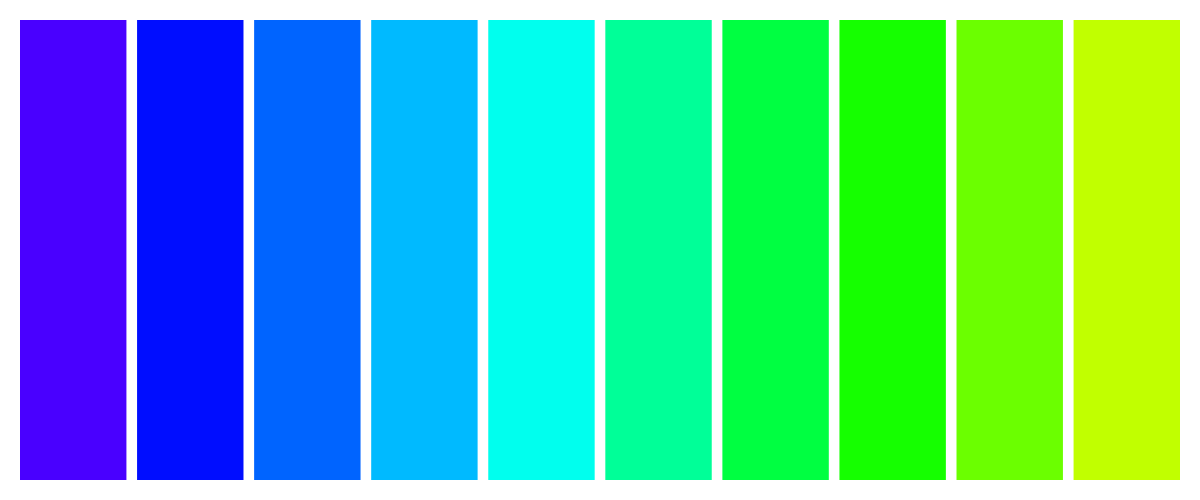
Frame 1 (no input)
Frame 2 (the mouse pressed at the canvas centre, redrawn once): identical to frame 1, image omitted

The p5.js sketch that drew this single still picture (run headless with seeded random() and noise() and a simulated clock; the mouse was pressed at the canvas centre and the sketch redrawn once):

// p5.js sketch
// ── sketch.js
let startHue;
let endHue;
let randomButton;

function setup() {
  createCanvas(windowWidth, windowHeight / 2);
  
  colorMode(HSB, 360, 100, 100);
  
  pickNewColors();

  randomButton = createButton('Randomize Colors');
  randomButton.position(20, height + 20);
  randomButton.mousePressed(handleButtonClick);
}

function draw() {
  background(220); 
  strokeWeight(0);
  rectMode(CORNER); 

  let totalRects = 10;
  let margin = 20;
  let availableWidth = width - (margin * 2);
  let spacingRatio = 0.1; 
  let rectWidth = availableWidth / (totalRects + (totalRects - 1) * spacingRatio);
  
  let rectHeight = height - (margin * 2); 
  let spacing = rectWidth * spacingRatio;
  let startX = margin; 
  let y = margin;

  for (let i = 0; i < totalRects; i++) {
    let x = startX + i * (rectWidth + spacing);

    let currentHue = map(i, 0, totalRects - 1, startHue, endHue);
    
    fill(currentHue, 100, 100);
    rect(x, y, rectWidth, rectHeight);
  }

  noLoop();
}

function pickNewColors() {
  startHue = random(0, 360);
  endHue = random(0, 360);
}

function handleButtonClick() {
  pickNewColors();
  loop(); 
}

function windowResized() {
  resizeCanvas(windowWidth, windowHeight / 2);
  randomButton.position(20, height + 20);
  redraw();
}
